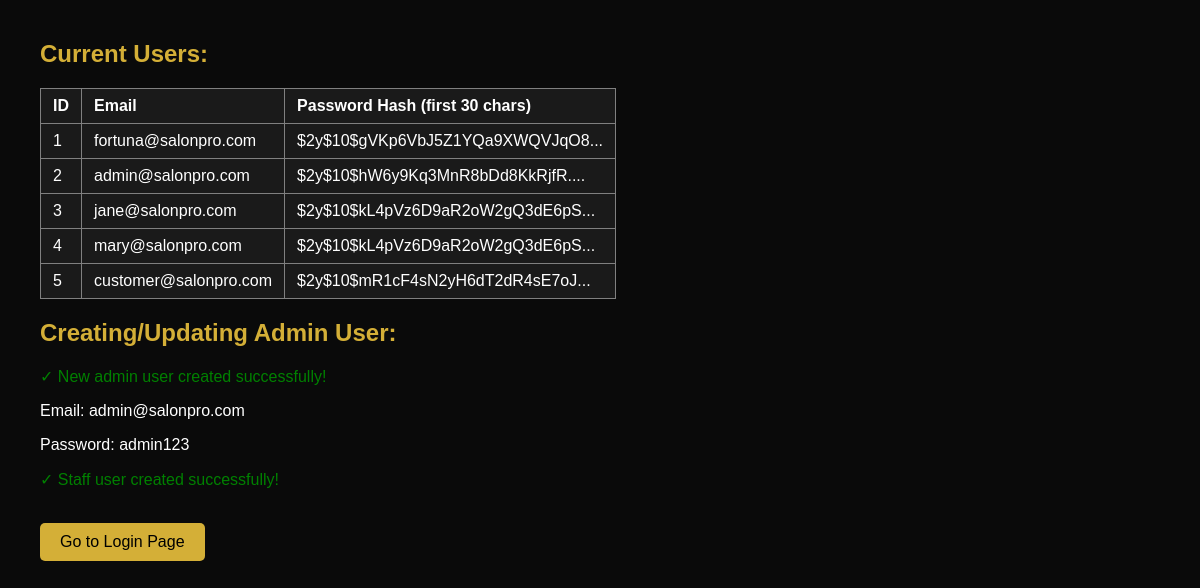
Screenshot of /create_admin.php with the database file from the repository.
### tables this page shows
CREATE TABLE IF NOT EXISTS users (
    id INT AUTO_INCREMENT PRIMARY KEY,
    full_name VARCHAR(100) NOT NULL,
    email VARCHAR(100) UNIQUE NOT NULL,
    phone VARCHAR(20) NOT NULL,
    password VARCHAR(255) NOT NULL,
    role ENUM('admin', 'staff', 'customer', 'super_admin') DEFAULT 'customer',
    is_active BOOLEAN DEFAULT TRUE,
    salon_id INT,
    created_at TIMESTAMP DEFAULT CURRENT_TIMESTAMP
);

### create_admin.php (the view, shortened to what this page needs)
<?php
require_once 'config/database.php';
$password = "admin123";
$hashed_password = password_hash($password, PASSWORD_DEFAULT);
echo "<h2>Current Users:</h2>";
$users = mysqli_query($conn, "SELECT id, email, password FROM users");
echo "<table border='1' cellpadding='5'>";
echo "<tr><th>ID</th><th>Email</th><th>Password Hash (first 30 chars)</th></tr>";
while ($user = mysqli_fetch_assoc($users)) {
    echo "<tr>";
    echo "<td>" . $user['id'] . "</td>";
    echo "<td>" . $user['email'] . "</td>";
    echo "<td>" . substr($user['password'], 0, 30) . "...</td>";
    echo "</tr>";
}
echo "</table>";
echo "<h2>Creating/Updating Admin User:</h2>";
mysqli_query($conn, "DELETE FROM users WHERE email = 'admin@salonpro.com'");
$query = "INSERT INTO users (full_name, email, phone, password, role, is_active) VALUES
          ('Admin User', 'admin@salonpro.com', '0712345678', '$hashed_password', 'admin', 1)";
if (mysqli_query($conn, $query)) {
    echo "<p style='color: green;'>✓ New admin user created successfully!</p>";
    echo "<p>Email: admin@salonpro.com</p>";
    echo "<p>Password: admin123</p>";
} else {
    echo "<p style='color: red;'>✗ Error: " . mysqli_error($conn) . "</p>";
}
mysqli_query($conn, "DELETE FROM users WHERE email = 'jane@salonpro.com'");
$staff_query = "INSERT INTO users (full_name, email, phone, password, role, is_active) VALUES
                ('Jane Smith', 'jane@salonpro.com', '0723456789', '$hashed_password', 'staff', 1)";
if (mysqli_query($conn, $staff_query)) {
    echo "<p style='color: green;'>✓ Staff user created successfully!</p>";
}
echo "<br><a href='auth/login.php' class='btn btn-primary'>Go to Login Page</a>";
?>

### create_admin.php (style rules this page uses)
h2 { color: #d4af37; }
table { background: #1a1a1a; border-collapse: collapse; }
th, td { padding: 8px 12px; text-align: left; }
.btn-primary { display: inline-block; padding: 10px 20px; background: #d4af37; color: black; text-decoration: none; border-radius: 5px; }

### rows the page displays
users: id "1", email "fortuna@salonpro.com", password "$2y$10$gVKp6VbJ5Z1YQa9XWQVJqO8"
users: id "2", email "admin@salonpro.com", password "$2y$10$hW6y9Kq3MnR8bDd8KkRjfR."
users: id "3", email "jane@salonpro.com", password "$2y$10$kL4pVz6D9aR2oW2gQ3dE6pS"
users: id "4", email "mary@salonpro.com", password "$2y$10$kL4pVz6D9aR2oW2gQ3dE6pS"
users: id "5", email "customer@salonpro.com", password "$2y$10$mR1cF4sN2yH6dT2dR4sE7oJ"
